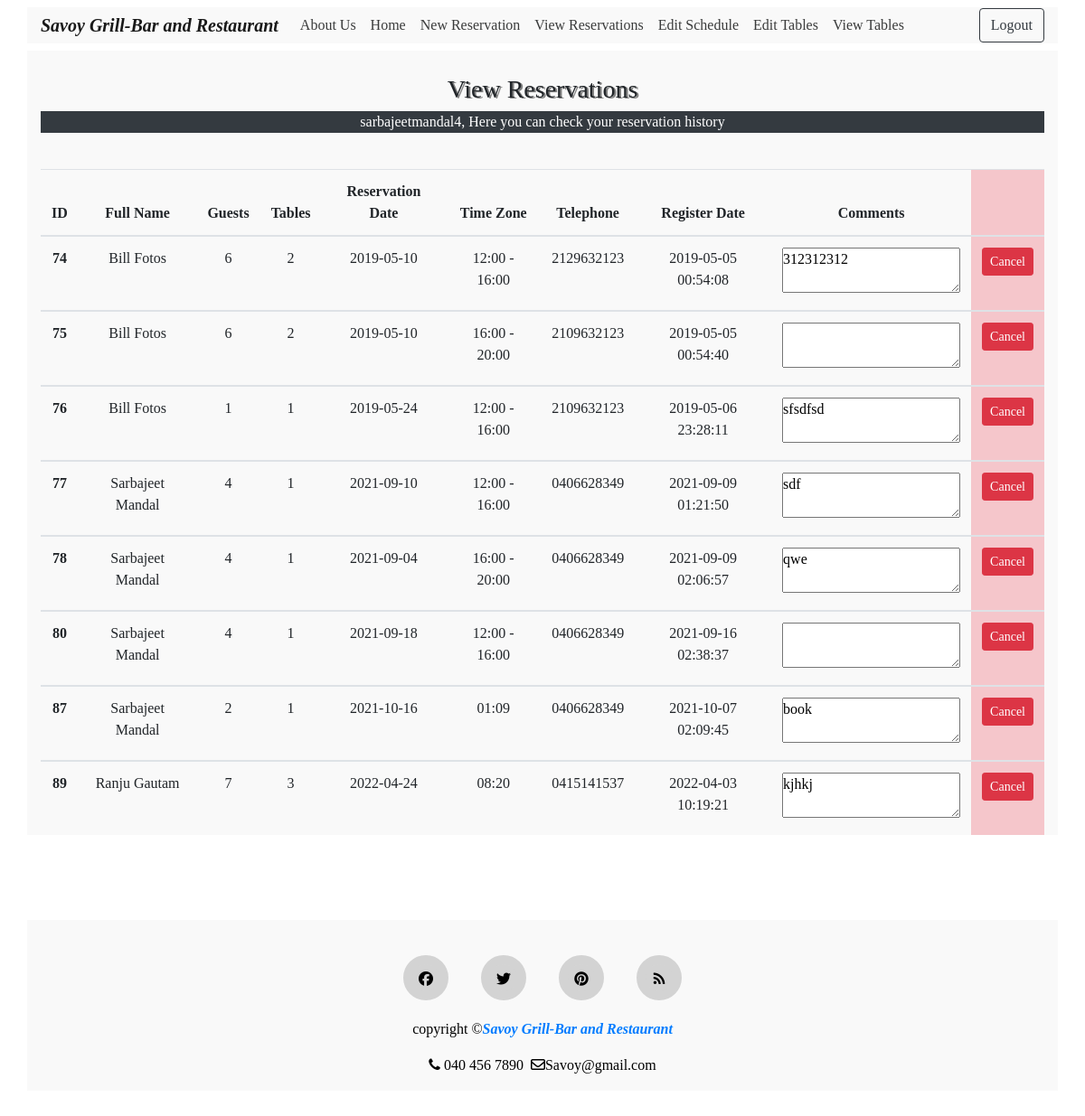
The page /Restaurant-Reservation/view_reservations.php (signed in) on the database its author committed.
### tables this page shows
CREATE TABLE `reservation` (
  `reserv_id` int(11) NOT NULL,
  `f_name` text NOT NULL,
  `l_name` text NOT NULL,
  `num_guests` int(11) NOT NULL,
  `num_tables` int(11) NOT NULL,
  `rdate` date NOT NULL,
  `time_zone` text NOT NULL,
  `telephone` text NOT NULL,
  `comment` mediumtext NOT NULL,
  `reg_date` timestamp NOT NULL DEFAULT current_timestamp(),
  `user_fk` int(11) NOT NULL
);

### Restaurant-Reservation/includes/view.reservation.inc.php (the view, shortened to what this page needs)
<?php
if(isset($_SESSION['user_id'])){
    require 'includes/dbh.inc.php';
    $user = $_SESSION['user_id'];
    $role = $_SESSION['role'];
    if($role==1){
    $sql = "SELECT * FROM reservation WHERE user_fk = $user";
    $result = $conn->query($sql);
    if ($result->num_rows > 0) {
        echo
        '
            <table class="table table-hover table-responsive-sm text-center">
                <thead>
                    <tr>
                        <th scope="col">Full Name</th>
                        <th scope="col">Guests</th>
                        <th scope="col">Reservation Date</th>
                        <th scope="col">Time Zone</th>
                        <th scope="col">Telephone</th>
                        <th scope="col">Register Date</th>
                        <th scope="col">Comments</th>
                        <th class="table-danger" scope="col"></th>
                    </tr>
                </thead> ';
        while($row = $result->fetch_assoc()) {
        echo"
                <tbody>
                    <tr>
                    <form action='includes/delete.php' method='POST'>
                    <input name='reserv_id' type='hidden' value=".$row["reserv_id"].">
                      <th scope='row'>".$row["f_name"]." ".$row["l_name"]."</th>
                      <td>".$row["num_guests"]."</td>
                      <td>".$row["rdate"]."</td>
                      <td>".$row["time_zone"]."</td>
                      <td>".$row["telephone"]."</td>
                      <td>".$row["reg_date"]."</td>
                      <td><textarea readonly>".$row["comment"]."</textarea></td>
                      <td class='table-danger'><button type='submit' name='delete-submit' class='btn btn-danger btn-sm'>Cancel</button></td>
                          </form>
                    </tr>
              </tbody>";
        }
        echo "</table>";
    }
    else {    echo "<p class='text-white text-center bg-danger'>Your reservation list is empty!<p>"; }
    }
    else if($role==2){
    $sql = "SELECT * FROM reservation";
    $result = $conn->query($sql);
    if ($result->num_rows > 0) {
        echo
        '
            <table class="table table-hover table-responsive-sm text-center">
                <thead>
                    <tr>
                        <th scope="col">ID</th>
                        <th scope="col">Full Name</th>
                        <th scope="col">Guests</th>
                        <th scope="col">Tables</th>
                        <th scope="col">Reservation Date</th>
                        <th scope="col">Time Zone</th>
                        <th scope="col">Telephone</th>
                        <th scope="col">Register Date</th>
                        <th scope="col">Comments</th>
                        <th class="table-danger" scope="col"></th>
                    </tr>
                </thead> ';
        while($row = $result->fetch_assoc()) {
        echo"
                <tbody>
                    <tr>
                    <form action='includes/delete.php' method='POST'>
                      <input name='reserv_id' type='hidden' value=".$row["reserv_id"].">
                      <th scope='row'>".$row["reserv_id"]."</th>
                      <td>".$row["f_name"]." ".$row["l_name"]."</td>
                      <td>".$row["num_guests"]."</td>
                      <td>".$row["num_tables"]."</td>
                      <td>".$row["rdate"]."</td>
                      <td>".$row["time_zone"]."</td>
                      <td>".$row["telephone"]."</td>
                      <td>".$row["reg_date"]."</td>
                      <td><textarea readonly>".$row["comment"]."</textarea></td>
                      <td class='table-danger'><button type='submit' name='delete-submit' class='btn btn-danger btn-sm'>Cancel</button></td>
                          </form>
                    </tr>
              </tbody>";
        }
        echo "</table>";
    }
    else {    echo "<p class='text-white text-center bg-danger'>Your reservation list is empty!<p>"; }
    }
}

### Restaurant-Reservation/header.php (shortened to what this page needs)
<!DOCTYPE html>
<html lang="en">
<head>
  <link href="css/style.css" rel="stylesheet" type="text/css">
  <link href="css/font-awesome.min.css" rel="stylesheet">
  <link rel="stylesheet" href="https://stackpath.bootstrapcdn.com/bootstrap/4.1.0/css/bootstrap.min.css">
  <link rel="stylesheet" href="https://cdnjs.cloudflare.com/ajax/libs/font-awesome/4.7.0/css/font-awesome.min.css">
</head>
<body>
<nav class="navbar navbar-expand-md navbar-light fixed-top">
        <div class="container">
            <a class="navbar-brand" href="index.php">
		<strong><em>Savoy Grill-Bar and Restaurant</em></strong>
            </a>
            <div class="collapse navbar-collapse" id="navi">
                <ul class="navbar-nav mr-auto">
                    <?php
                    if(isset($_SESSION['user_id'])){ echo'
                    <li class="nav-item">
                     <a class="nav-link" href="#aboutus">About Us</a>
                 </li>
                    <li class="nav-item">
                        <a class="nav-link" href="index.php" >Home</a>
                    <li class="nav-item">
                        <a class="nav-link" href="reservation.php" >New Reservation</a>
                    </li>
                    <li class="nav-item">
                        <a class="nav-link" href="view_reservations.php" >View Reservations</a>
                    </li>';
                    if($_SESSION['role']==2) {
                    echo'
                    <li class="nav-item">
                        <a class="nav-link" href="schedule.php" >Edit Schedule</a>
                    </li>
                    <li class="nav-item">
                        <a class="nav-link" href="tables.php" >Edit Tables</a>
                    </li>
                    <li class="nav-item">
                        <a class="nav-link" href="view_tables.php" >View Tables</a>
                    </li>';
                    }
                    }
                    else { echo'
                    <li class="nav-item">
	                 <a class="nav-link" href="#aboutus">About Us</a>
	             </li>
                         <li class="nav-item">
	                 <a class="nav-link" href="#Menu">Menu</a>
	             </li>
	            <li class="nav-item">
	                <a class="nav-link" href="#gallery">Gallery</a>
	            </li>
                    <li class="nav-item">
                        <a class="nav-link" href="#reservation">Reservation</a>
                    </li>
                    <li class="nav-item">
                        <a class="nav-link" href="#footer">Find Us</a>
                    </li>
                    '; }
                    ?>
                </ul>
                    <?php
                    if(isset($_SESSION['user_id'])){
                    echo '
                    <form class="navbar-form navbar-right" action="includes/logout.inc.php" method="post">
                    <button type="submit" name="logout-submit" class="btn btn-outline-dark">Logout</button>
                    </form>';
                    }
                    else{
                    echo '
                    <div>
                    <ul class="navbar-nav ml-auto">
			<li><a class="nav-link fa fa-sign-in" data-toggle="modal" data-target="#myModal_reg">&nbsp;Sing Up</a></li>
			<li><a class="nav-link fa fa-user-plus" data-toggle="modal" data-target="#myModal_login">&nbsp;Login</a></li>
                    </ul>
                    </div>
                    ';}
                    ?>
            </div>
        </div>
</nav>

### Restaurant-Reservation/view_reservations.php (shortened to what this page needs)
<?php
require "header.php";
?>
<br><br>
<div class="container">
<h3 class="text-center"><br>View Reservations<br></h3>
<?php
    if(isset($_SESSION['user_id'])){
        echo '<p class="text-white bg-dark text-center">'. $_SESSION['username'] .', Here you can check your reservation history</p><br>';
    require 'includes/view.reservation.inc.php';
 }
    else {
        echo '	<p class="text-center text-danger"><br>You are currently not logged in!<br></p>
       <p class="text-center">In order to make a reservation you have to create an account!<br><br><p>';
    }
?>
</div>
<br><br>
<?php
require "footer.php";
?>

### Restaurant-Reservation/footer.php
<footer class="footer" id="footer">
 <div class="container"><br>
  <div class="row">
    <div class="col-sm-12 text-center">
      <div class="social-icon">
        <a href="index.php"><i class="fa fa-facebook"></i></a>
        <a href="index.php"><i class="fa fa-twitter"></i></a>
        <a href="index.php"><i class="fa fa-pinterest"></i></a>
        <a href="index.php"><i class="fa fa-rss"></i></a>
      </div>
      <div class="copyright">
        <p class="white"> copyright &copy;<a href="http://localhost/Restaurant-Reservation/index.php"><strong><em>Savoy Grill-Bar and Restaurant</em></strong></a></p>
        <p><i class="fa fa-phone"></i> 040 456 7890 &nbsp;<i class="fa fa-envelope-o"></i>Savoy@gmail.com</p>
      </div>
    </div>
  </div>
 </div>
</footer>
</body>
</html>

### Restaurant-Reservation/css/style.css (style rules this page uses)
* { margin:0; padding:0; font-family: "Times New Roman", Times, serif; }
body { overflow-y: scroll; overflow-x: hidden; }
h3 { text-shadow: 2px 1px grey; }
.navbar { background-color:white; }
.navbar-brand { font-family: "Brush Script MT", "Brush Script Std", cursive; }
.navbar .navbar-nav .nav-item a { color:#3A3B3B; }
.row { margin: 15px; }
.nav-link { cursor:pointer; }
.footer { padding-top:30px; padding-bottom:30px; color:black; }
.social-icon a { margin:0 16px 20px 16px; display:inline-block; }
.social-icon .fa { color:black; width:50px; height:50px; border-radius:50%; background:lightgray; line-height: 2; transition: .3s; border:10px solid lightgray; }

### Restaurant-Reservation/header.php (style rules this page uses)
.container { background: #f9f9f9; }

### rows shown on the page
reservation: reserv_id "74", f_name "Bill", l_name "Fotos", num_guests "6", num_tables "2", rdate "2019-05-10", time_zone "12:00 - 16:00", telephone "2129632123", reg_date "2019-05-05 00:54:08", comment "312312312"
reservation: reserv_id "75", f_name "Bill", l_name "Fotos", num_guests "6", num_tables "2", rdate "2019-05-10", time_zone "16:00 - 20:00", telephone "2109632123", reg_date "2019-05-05 00:54:40"
reservation: reserv_id "76", f_name "Bill", l_name "Fotos", num_guests "1", num_tables "1", rdate "2019-05-24", time_zone "12:00 - 16:00", telephone "2109632123", reg_date "2019-05-06 23:28:11", comment "sfsdfsd"
reservation: reserv_id "77", f_name "Sarbajeet", l_name "Mandal", num_guests "4", num_tables "1", rdate "2021-09-10", time_zone "12:00 - 16:00", telephone "0406628349", reg_date "2021-09-09 01:21:50", comment "sdf"
reservation: reserv_id "78", f_name "Sarbajeet", l_name "Mandal", num_guests "4", num_tables "1", rdate "2021-09-04", time_zone "16:00 - 20:00", telephone "0406628349", reg_date "2021-09-09 02:06:57", comment "qwe"
reservation: reserv_id "80", f_name "Sarbajeet", l_name "Mandal", num_guests "4", num_tables "1", rdate "2021-09-18", time_zone "12:00 - 16:00", telephone "0406628349", reg_date "2021-09-16 02:38:37"
reservation: reserv_id "87", f_name "Sarbajeet", l_name "Mandal", num_guests "2", num_tables "1", rdate "2021-10-16", time_zone "01:09", telephone "0406628349", reg_date "2021-10-07 02:09:45", comment "book"
reservation: reserv_id "89", f_name "Ranju", l_name "Gautam", num_guests "7", num_tables "3", rdate "2022-04-24", time_zone "08:20", telephone "0415141537", reg_date "2022-04-03 10:19:21", comment "kjhkj"

### other values the page prints
$_SESSION['username'] "sarbajeetmandal4"
